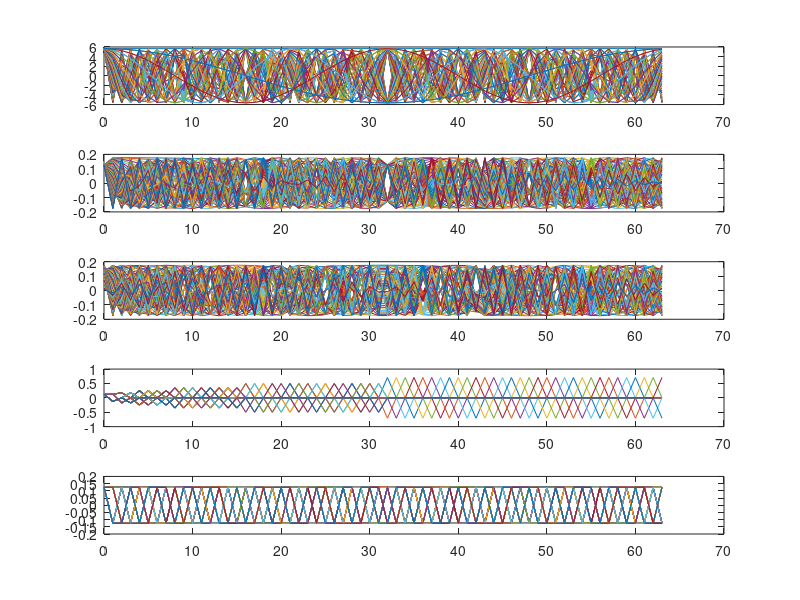
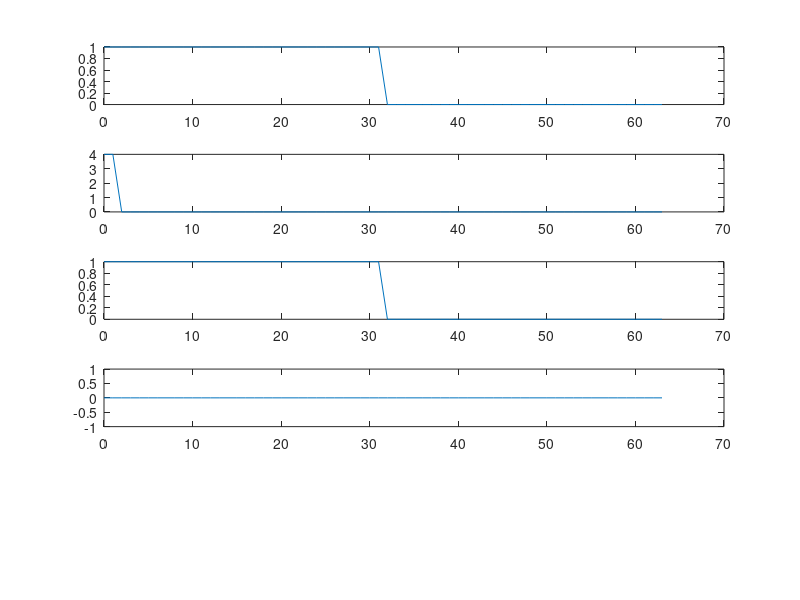
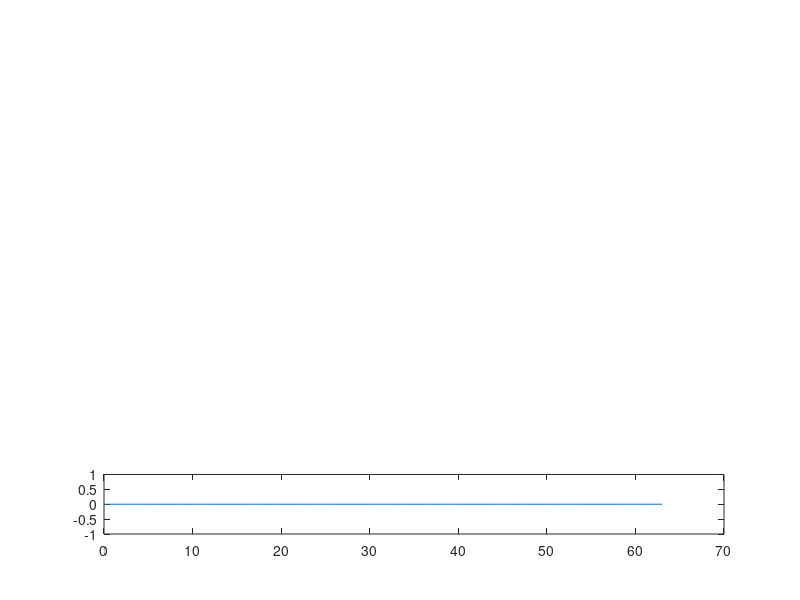

Here is the MATLAB script that generated these plots, in order:
N=64;
n=0:1:N-1;
NN=2*N;

f=1/sqrt(2/N);
c=[sqrt(1/N) sqrt(2/N)*ones(1,N-1)];
s=sqrt(2/(N+1));
for (k=0:N-1)
   bf(k+1, n+1) = f * cos(2*pi/N*k*n);
   bc(k+1, n+1) = c(k+1) * cos(pi*k*(2*n+1)/NN);
   bs(k+1, n+1) = s * sin(pi*(k+1)*(n+1)/(N+1));
endfor;

figure(1);

subplot(5, 1, 1);
plot(n,bf);
subplot(5, 1, 2)
plot(n,bc);
subplot(5, 1, 3);
plot(n,bs);

m=log2(N);
c=sqrt(1/N);
for (k=0:N-1)
   kk=k;
   for (i=0:m-1)
      ki(i+1)=rem(kk,2);
      kk=floor(kk/2);
   endfor;
   for (l=0:N-1)
      nn=l;
      for (i=0:m-1)
         ni(i+1)=rem(nn,2);
         nn=floor(nn/2);
      endfor;
      bHD(k+1,l+1) = c * (-1)^sum(ki .* ni);
   endfor;
endfor;

subplot(5, 1, 5);
plot(n,bHD);

c=sqrt(1/N);
#bHR=[c, c*ones(1,N-1)];
#printf("sqrt N:%d %f", N, sqrt(1/N));
bHR(1,1:N)=c*ones(1,N);
for (k=1:N-1)
   p=0;
   while (k+1 > 2^p)
      p=p+1;
   endwhile;
   p=p-1;
   q=k-2^p+1;
   for (l=0:N-1)
      x=l/N;
      if (((q-1)/2^p <= x) && (x < (q-1/2)/2^p))
         bHR(k+1, l+1) = c*2^(p/2);
      elseif (((q-1/2)/2^p <= x) && (x < q/2^p))
         bHR(k+1, l+1) = -c*2^(p/2);
      else
         bHR(k+1, l+1) = 0;
      endif;
   endfor;
endfor;

subplot(5, 1, 4);
plot(n,bHR);


for (k=1:N)
   Tf(k,1:N)=bf(k,1:N);
   Tc(k,1:N)=bc(k,1:N);
   Ts(k,1:N)=bs(k,1:N);
   THD(k,1:N)=bHD(k,1:N);
   THR(k,1:N)=bHR(k,1:N);
endfor;

#T=THR;
#I=T * T';
#for (i=1:N)
#   for (j=1:N)
#      printf("%.2f ", I(i, j));
#   endfor
#   printf("\n");
#endfor

#for (i=1:N)
#   printf("%.2f ", T(3, i) * T(4, i));
#endfor

kk=5;
fi=0;
n=0:N-1;
x1=cos((2*pi/N)*kk*n + fi);
x2=cos(pi*kk*(2*n+1)/NN + fi);
x3=sin(pi*(kk+1)*(n+1)/(N+1) + fi);
x4=cos((2*pi/N)*2*n + fi) + cos((2*pi/N)*4*n + fi);
x5=[ones(1,N/2) zeros(1,N/2)];
x6=[-ones(1,N/4) ones(1,N/2) -ones(1,N/4)]

x=x5;
T=THR;
a=T*x';
y=T' * a;
y=y';

figure(2);

subplot(5, 1, 1);
plot(n,x);
subplot(5, 1, 2);
plot(n,real(a));
subplot(5, 1, 3);
plot(n,y);
subplot(5, 1, 4);
plot(n,y-x);

y=zeros(1,N);
for (k=0:N-1)
   a(k+1)=sum(x .* conj(T(k+1,1:N)));
endfor
for (k=0:N-1)
   y=y+a(k+1) * T(k+1,1:N);
endfor

figure(3)

subplot(5, 1, 5);
plot(n,y-x);
